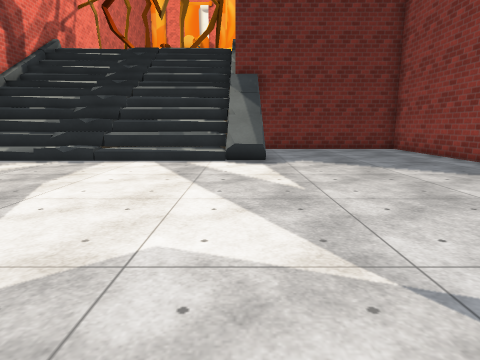
view 1 (above)

12 first-person views from a walk through a Unity game level. The camera is 1.2 m above the floor, tilts 10° down and sees 75° across. The floor is counted in squares, 1 m on a side. Each view is taken from the middle of a square. On the plan, view 1 faces up. The plan holds only what a view shows up to about 13 squares ahead; the rest is blank. The place goes on beyond the plan. The player is left out. Some animated figures are not drawn. Some surface patterns are stand-ins.

view 2
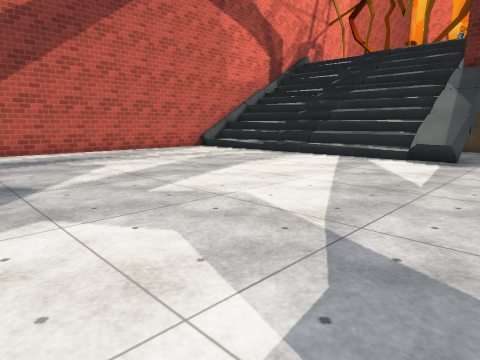

view 3
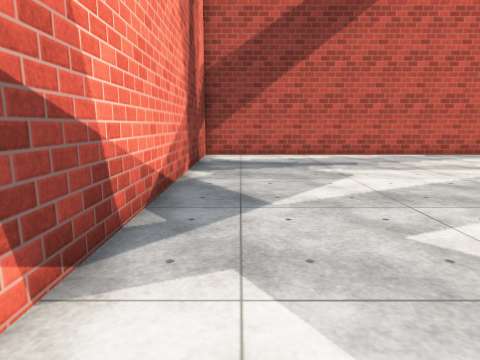

view 4
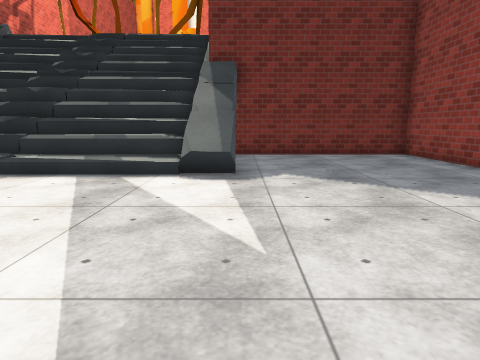

view 5
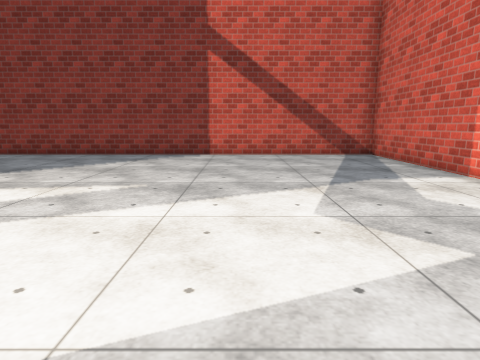

view 6
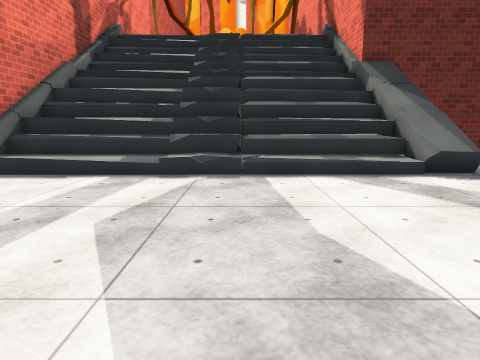

view 7
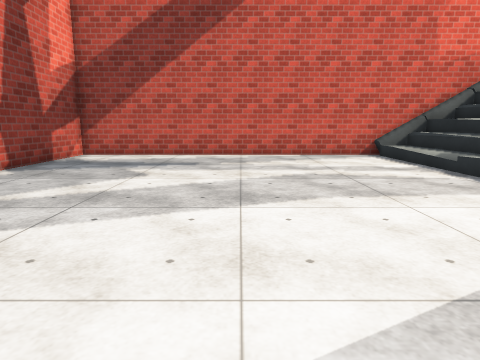

view 8
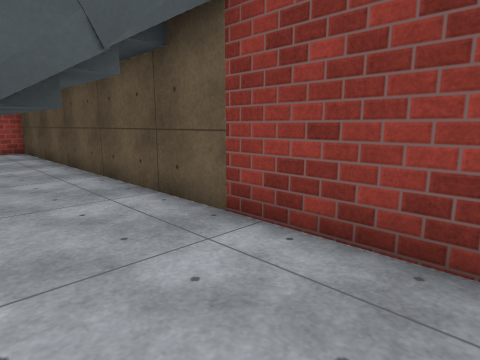

view 9
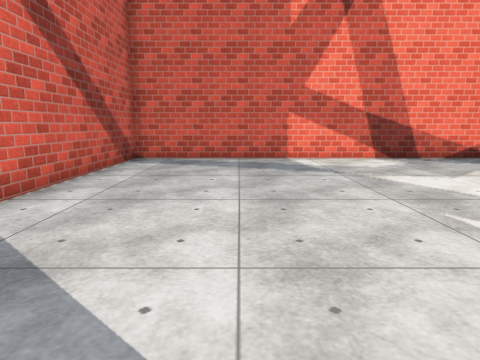

view 10
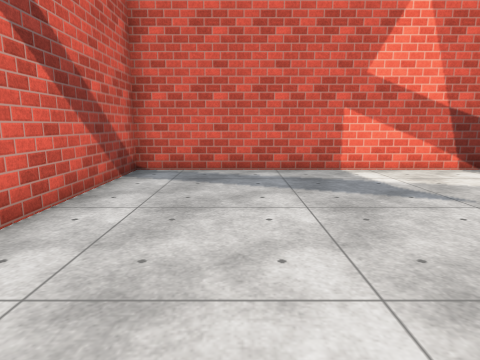

view 11
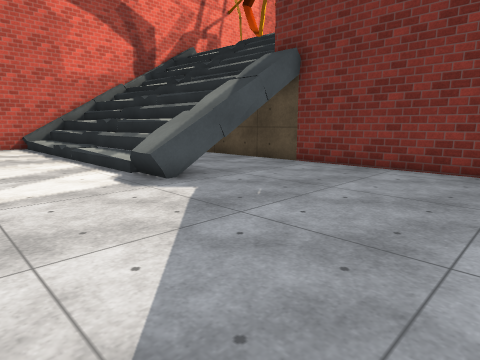

view 12
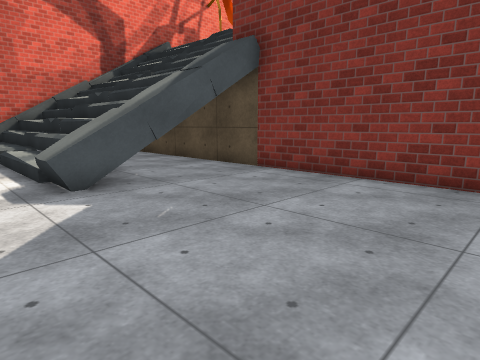

### Floor plan
Key: @ floor where view 1 was taken; # wall or solid block; . main floor; : floor 0.5 m higher than the main floor; + floor 1 m higher than the main floor; * floor 1.5 m higher than the main floor; / step, stairs or slope; = window, fence, low wall or low ledge; ^ raised ledge.
Columns run from 12 left of view 1 to 8 right of it. Each row starts with its distance up from view 1.
 16 #####################
 15 #...................#
 14 #=///=/=////##......#
 13 #*///*///*//##......#
 12 #+/////=++//^^......#
 11 #///////:://^^......#
 10 #...................#
  9 #...................#
  8 #...................#
  7 #...................#
  6 #...................#
  5 #...................#
  4 #...................#
  3 #...................#
  2 #...................#
  1 #...................#
  0 #...........@.......#
 -1 #...................#
 -2 #####################

Where each view was taken, in squares from view 1:
view 1: 0 up, 0 right, facing up
view 2: 1 down, 3 right, facing up-left
view 3: 0 up, 1 right, facing left
view 4: 3 up, 1 right, facing up
view 5: 4 up, 5 left, facing right
view 6: 3 up, 5 left, facing up
view 7: 5 up, 1 right, facing left
view 8: 13 up, 4 right, facing up-left
view 9: 10 up, 4 right, facing down
view 10: 7 up, 5 right, facing down
view 11: 7 up, 7 right, facing up-left
view 12: 9 up, 7 right, facing up-left
